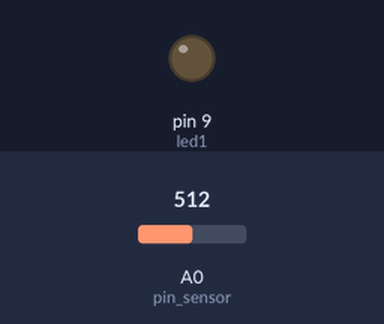
A sketch run on a simulated Arduino Uno, built with avr-gcc and run on an emulated ATmega328P. On the bench: output pins drawn as LEDs (lit = HIGH). Dashed ring = blinking. The inputs (shaded band) are chosen by the test bench; at power-on: A0 (pin_sensor) = 512.

Above: at 1.2 s.
1.3 s: A0 (pin_sensor) set to 667
4.3 s: A0 (pin_sensor) set to 689
5.8 s: A0 (pin_sensor) set to 511
At 6.9 s:
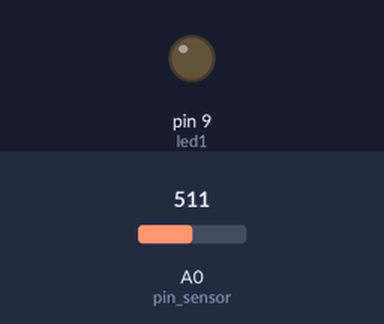
7.3 s: A0 (pin_sensor) set to 525
At 7.55 s:
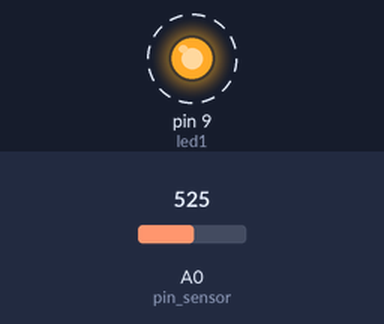
Timing chart, 0 to 11.3 s (numbered marks = the images above; inputs shaded):
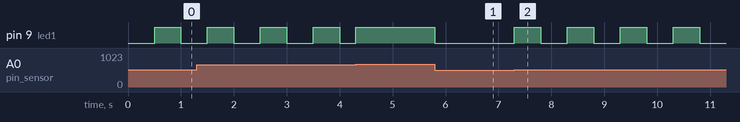

Measured:
- the behaviour switches between 511 and 512 on A0 (pin_sensor) (found by bisection; images 1 and 2)
- after the input at 5.8 s, pin 9 (led1): HIGH → LOW at once
- after the input at 7.3 s, pin 9 (led1): alternates HIGH for 0.50 s and LOW for 0.50 s, starting at once
- by itself, pin 9 (led1): alternates HIGH for 0.50 s and LOW for 0.50 s

The sketch:

13Instrucoes_para_1_led_com_potenciometro_tarefa_aula_7.ino
```cpp
//instruções para 1 led com potenciometro
int led1 = 9;
int pin_sensor = A0;
int valor_sensor = 0;


const long intervaloPisca = 500;
unsigned long tempoAnterior = 0;
int tensao = 0;
bool estadoled = LOW;

void setup() {
  pinMode(pin_sensor, INPUT);
  pinMode(led1, OUTPUT);
  Serial.begin(115200);
}

void loop() {
  valor_sensor = analogRead(pin_sensor);
  tensao = map(valor_sensor, 0, 1023, 0, 6);

  unsigned long tempoAtual = millis();

  if (tensao <= 2) {
    estadoled = LOW;
    digitalWrite(led1, estadoled);
  }
  else if (2 < tensao && tensao < 4) {

    if (tempoAtual - tempoAnterior >= intervaloPisca) {
      tempoAnterior = tempoAtual;
      estadoled = !estadoled;  // Inverte o estado (HIGH <-> LOW)
      digitalWrite(led1, estadoled);
    }
  }
  else if (tensao >= 4) {
    estadoled = HIGH;
    digitalWrite(led1, estadoled);
  }
}
```
